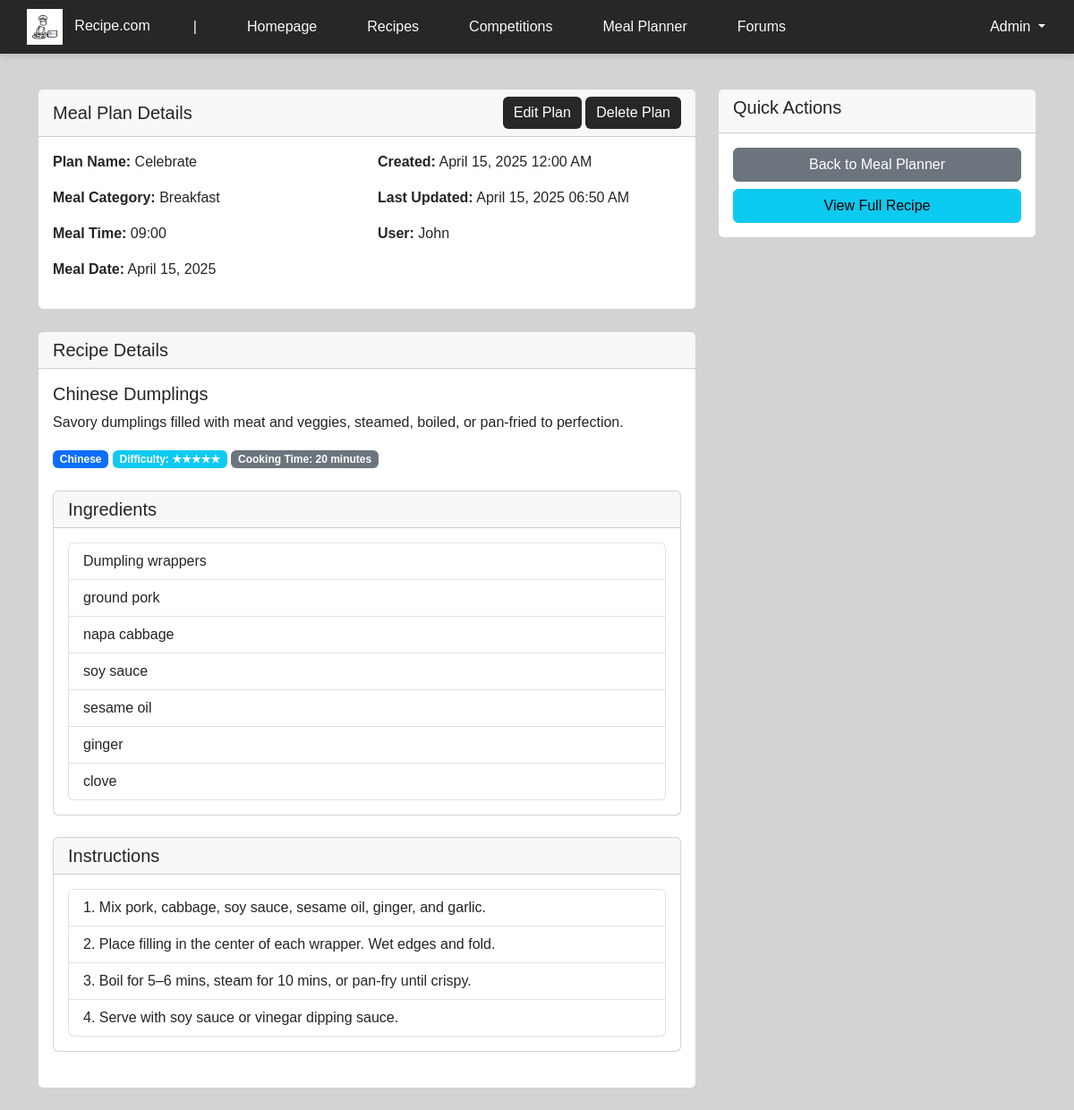
Page /view/view_meal_plan.php?plan_id=45 (signed in) on the committed database.
### tables this page shows
CREATE TABLE `meal_plans` (
  `plan_id` int(10) NOT NULL,
  `recipe_id` int(10) NOT NULL,
  `user_id` int(10) NOT NULL,
  `meal_category` varchar(10) NOT NULL,
  `plan_name` varchar(50) NOT NULL,
  `created_date` date NOT NULL,
  `meal_time` int(2) NOT NULL,
  `meal_date` date NOT NULL,
  `updated_at` timestamp NOT NULL DEFAULT current_timestamp()
);

CREATE TABLE `user` (
  `user_id` int(10) NOT NULL,
  `username` varchar(20) NOT NULL,
  `email` varchar(30) NOT NULL,
  `password` varchar(255) NOT NULL,
  `roles` varchar(10) NOT NULL,
  `bio` text DEFAULT NULL,
  `created_time` datetime NOT NULL
);

CREATE TABLE `recipe` (
  `recipe_id` int(10) NOT NULL,
  `user_id` int(10) NOT NULL,
  `title` text NOT NULL,
  `description` text NOT NULL,
  `images` text NOT NULL,
  `cuisine` varchar(10) NOT NULL,
  `difficulty` int(1) NOT NULL,
  `cooking_time` int(3) NOT NULL,
  `created_time` datetime NOT NULL
);

CREATE TABLE `ingredients` (
  `ingredient_id` int(2) NOT NULL,
  `recipe_id` int(2) NOT NULL,
  `ingredient_num` int(2) NOT NULL,
  `material` text NOT NULL
);

CREATE TABLE `steps` (
  `steps_id` int(10) NOT NULL,
  `recipe_id` int(10) NOT NULL,
  `step_number` int(2) NOT NULL,
  `instruction` text NOT NULL
);

### controller/meal_planning_controller.php (called while the page is built, shortened)
<?php
require_once '../model/meal_planning_model.php';
class MealPlanningController {
    private $model;
    public function __construct($db) {
        $this->model = new MealPlanning($db);
    }
    public function getMealPlanById($plan_id) {
        $result = $this->model->getMealPlanById($plan_id);
        return $result;
    }
}
?>

### model/meal_planning_model.php (called while the page is built, shortened)
<?php
class MealPlanning {
    private $conn;
    public function __construct($db) {
        $this->conn = $db;
    }
    public function getMealPlanById($plan_id) {
        $query = "SELECT
                    mp.*,
                    u.username, -- Include username
                    LPAD(FLOOR(mp.meal_time/60), 2, '0') as hours,
                    LPAD(MOD(mp.meal_time, 60), 2, '0') as minutes,
                    CONCAT(
                        LPAD(FLOOR(mp.meal_time/60), 2, '0'),
                        ':',
                        LPAD(MOD(mp.meal_time, 60), 2, '0')
                    ) as formatted_time
                 FROM meal_plans mp
                 JOIN user u ON mp.user_id = u.user_id -- Join with user table
                 WHERE mp.plan_id = ?";
        $stmt = $this->conn->prepare($query);
        $stmt->bind_param("i", $plan_id);
        $stmt->execute();
        return $stmt->get_result()->fetch_assoc();
    }
}
?>

### controller/recipe_controller.php (called while the page is built, shortened)
<?php
require_once '../model/recipe_model.php';
class RecipeController {
    private $recipeModel;
    private $db;
    public function __construct($db) {
        $this->recipeModel = new Recipe($db);
        $this->db = $db;
    }
    public function getAllRecipes() {
        return $this->recipeModel->getAllRecipes();
    }
    public function getRecipeInfo($recipe_id) {
        return $this->recipeModel->getRecipeInfo($recipe_id);
    }
    public function getIngredients($recipe_id) {
        $sql = "SELECT * FROM ingredients WHERE recipe_id = ? ORDER BY ingredient_num ASC";
        $stmt = $this->db->prepare($sql);
        $stmt->bind_param("i", $recipe_id);
        $stmt->execute();
        return $stmt->get_result();
    }
    public function getSteps($recipe_id) {
        $sql = "SELECT * FROM steps WHERE recipe_id = ? ORDER BY step_number ASC";
        $stmt = $this->db->prepare($sql);
        $stmt->bind_param("i", $recipe_id);
        $stmt->execute();
        return $stmt->get_result();
    }
}
?>

### model/recipe_model.php (called while the page is built, shortened)
<?php
class Recipe {
    private $conn;
    public function __construct($db) {
        $this->conn = $db;
    }
    public function getAllRecipes() {
        $sql = "SELECT * FROM recipe";
        $stmt = $this->conn->prepare($sql);
        $stmt->execute();
        $result = $stmt->get_result();
        return $result->fetch_all(MYSQLI_ASSOC);
    }
    public function getRecipeInfo($recipe_id) {
        $sql = "SELECT * FROM recipe WHERE recipe_id = ?";
        $stmt = $this->conn->prepare($sql);
        $stmt->bind_param("i", $recipe_id);
        $stmt->execute();
        $result = $stmt->get_result();
        $recipe = $result->fetch_assoc();
        $stmt_ingredients = $this->conn->prepare("SELECT * FROM ingredients WHERE recipe_id = ?");
        $stmt_ingredients->bind_param("i", $recipe_id);
        $stmt_ingredients->execute();
        $ingredients_result = $stmt_ingredients->get_result();
        while ($row = $ingredients_result->fetch_assoc()) {
            $ingredients[] = $row['material'];
        }
        $stmt_steps = $this->conn->prepare("SELECT * FROM steps WHERE recipe_id = ? ORDER BY step_number ASC");
        $stmt_steps->bind_param("i", $recipe_id);
        $stmt_steps->execute();
        $steps_result = $stmt_steps->get_result();
        while ($row = $steps_result->fetch_assoc()) {
            $steps[] = $row['instruction'];
        }
        $recipe['ingredients'] = $ingredients;
        $recipe['steps'] = $steps;
        return $recipe;
    }
}
?>

### view/view_meal_plan.php (the view, shortened to what this page needs)
<?php
require '../config/db_connection.php';
require '../controller/meal_planning_controller.php';
require '../controller/recipe_controller.php';
$mealPlanningController = new MealPlanningController($conn);
$recipeController = new RecipeController($conn);
$isAdmin = isset($_SESSION['roles']) && in_array($_SESSION['roles'], ['Superadmin', 'Admin', 'Mod']);
if (isset($_GET['plan_id'])) {
    $plan_id = $_GET['plan_id'];
    $plan = $mealPlanningController->getMealPlanById($plan_id);
    if ($plan) {
        $recipe = $recipeController->getRecipeInfo($plan['recipe_id']);
        $ingredients = $recipeController->getIngredients($plan['recipe_id']);
        $steps = $recipeController->getSteps($plan['recipe_id']);
    } else {
        header("Location: meal_planner.php");
        exit();
    }
} else {
    header("Location: meal_planner.php");
    exit();
}
$allRecipes = $recipeController->getAllRecipes();
?>
<!DOCTYPE html>
<html lang="en">
<head>
    <link rel="stylesheet" href="../assets/css/header.css">
    <link rel="stylesheet" href="../assets/css/styles.css">
    <link rel="stylesheet" href="../assets/css/meal_planner.css">
    <link href="https://cdn.jsdelivr.net/npm/bootstrap@5.3.3/dist/css/bootstrap.min.css" rel="stylesheet">
</head>
<body>
    <?php include '../includes/header.php'; ?>
    <div class="container mt-4">
        <div class="row">
            <div class="col-md-8">
                <div class="card mb-4">
                    <div class="card-header d-flex justify-content-between align-items-center">
                        <h5 class="card-title mb-0">Meal Plan Details</h5>
                        <div>
                            <?php if ($isAdmin || $plan['user_id'] == $_SESSION['user_id']): ?>
                            <button type="button" class="btn btn-primary" data-bs-toggle="modal" data-bs-target="#editModal">
                                Edit Plan
                            </button>
                            <button type="button" class="btn btn-danger" data-bs-toggle="modal" data-bs-target="#deleteModal">
                                Delete Plan
                            </button>
                            <?php endif; ?>
                        </div>
                    </div>
                    <div class="card-body">
                        <div class="row">
                            <div class="col-md-6">
                                <p><strong>Plan Name:</strong> <?php echo htmlspecialchars($plan['plan_name']); ?></p>
                                <p><strong>Meal Category:</strong> <?php echo htmlspecialchars($plan['meal_category']); ?></p>
                                <p><strong>Meal Time:</strong> <?php echo htmlspecialchars($plan['formatted_time']); ?></p>
                                <p><strong>Meal Date:</strong> <?php echo date('F j, Y', strtotime($plan['meal_date'])); ?></p>
                            </div>
                            <div class="col-md-6">
                                <p><strong>Created:</strong> <?php echo date('F j, Y h:i A', strtotime($plan['created_date'])); ?></p>
                                <p><strong>Last Updated:</strong> <?php echo isset($plan['updated_at']) ? date('F j, Y h:i A', strtotime($plan['updated_at'])) : 'Not updated'; ?></p>
                                <?php if ($isAdmin): ?>
                                <p><strong>User:</strong> <?php echo htmlspecialchars($plan['username']); ?></p>
                                <?php endif; ?>
                            </div>
                        </div>
                    </div>
                </div>
                <div class="card mb-4">
                    <div class="card-header">
                        <h5 class="card-title mb-0">Recipe Details</h5>
                    </div>
                    <div class="card-body">
                        <h5 class="card-title"><?php echo htmlspecialchars($recipe['title']); ?></h5>
                        <p class="card-text"><?php echo nl2br(htmlspecialchars($recipe['description'])); ?></p>
                        <div class="recipe-meta">
                            <span class="badge bg-primary"><?php echo htmlspecialchars($recipe['cuisine']); ?></span>
                            <span class="badge bg-info">Difficulty: <?php echo str_repeat('★', $recipe['difficulty']); ?></span>
                            <span class="badge bg-secondary">Cooking Time: <?php echo $recipe['cooking_time']; ?> minutes</span>
                        </div>
                        <br>
                        <div class="card mb-4">
                            <div class="card-header">
                                <h5 class="mb-0">Ingredients</h5>
                            </div>
                            <div class="card-body">
                                <?php if ($ingredients && $ingredients->num_rows > 0): ?>
                                    <ul class="list-group">
                                        <?php while ($ingredient = $ingredients->fetch_assoc()): ?>
                                            <li class="list-group-item">
                                                <?php echo htmlspecialchars($ingredient['material']); ?>
                                            </li>
                                        <?php endwhile; ?>
                                    </ul>
                                <?php else: ?>
                                    <p class="text-muted">No ingredients listed.</p>
                                <?php endif; ?>
                            </div>
                        </div>
                        <div class="card mb-4">
                            <div class="card-header">
                                <h5 class="mb-0">Instructions</h5>
                            </div>
                            <div class="card-body">
                                <?php if ($steps && $steps->num_rows > 0): ?>
                                    <ol class="list-group list-group-numbered">
                                        <?php while ($step = $steps->fetch_assoc()): ?>
                                            <li class="list-group-item">
                                                <?php echo htmlspecialchars($step['instruction']); ?>
                                            </li>
                                        <?php endwhile; ?>
                                    </ol>
                                <?php else: ?>
                                    <p class="text-muted">No instructions available.</p>
                                <?php endif; ?>
                            </div>
                        </div>
                    </div>
                </div>
            </div>
            <div class="col-md-4">
                <div class="card">
                    <div class="card-header">
                        <h5>Quick Actions</h5>
                    </div>
                    <div class="card-body">
                        <a href="meal_planner.php" class="btn btn-secondary w-100 mb-2">Back to Meal Planner</a>
                        <a href="view_recipe.php?recipe_id=<?php echo $recipe['recipe_id']; ?>" class="btn btn-info w-100">View Full Recipe</a>
                    </div>
                </div>
            </div>
        </div>
    </div>
</body>
</html>

### assets/css/styles.css (style rules this page uses)
* { font-family: 'Georgia', sans-serif; }
body { background-color: #d3d3d3 !important; }
button { background-color: rgb(39, 39, 39) !important; border: none !important; color: white !important; }

### assets/css/meal_planner.css (style rules this page uses)
body { background-color: #f8f9fa; }
.container { margin-top: 0; padding-top: 15px; }

### rows in the picture
meal_plans: plan_name "Celebrate", meal_category "Breakfast", meal_date "April 15, 2025", created_date "April 15, 2025 12:00 AM", updated_at "April 15, 2025 06:50 AM", user.username "John"
recipe: title "Chinese Dumplings", description "Savory dumplings filled with meat and veggies, steamed, boiled, or pan-fried to perfection.", cuisine "Chinese", difficulty "★★★★★", cooking_time "20"
ingredients: material "Dumpling wrappers"
ingredients: material "ground pork"
ingredients: material "napa cabbage"
ingredients: material "soy sauce"
ingredients: material "sesame oil"
ingredients: material "ginger"
ingredients: material "clove"
steps: instruction "Mix pork, cabbage, soy sauce, sesame oil, ginger, and garlic."
steps: instruction "Place filling in the center of each wrapper. Wet edges and fold."
steps: instruction "Boil for 5–6 mins, steam for 10 mins, or pan-fry until crispy."
steps: instruction "Serve with soy sauce or vinegar dipping sauce."

### other values in the picture
$_SESSION['username'] "Admin"
$plan['formatted_time'] "09:00"
